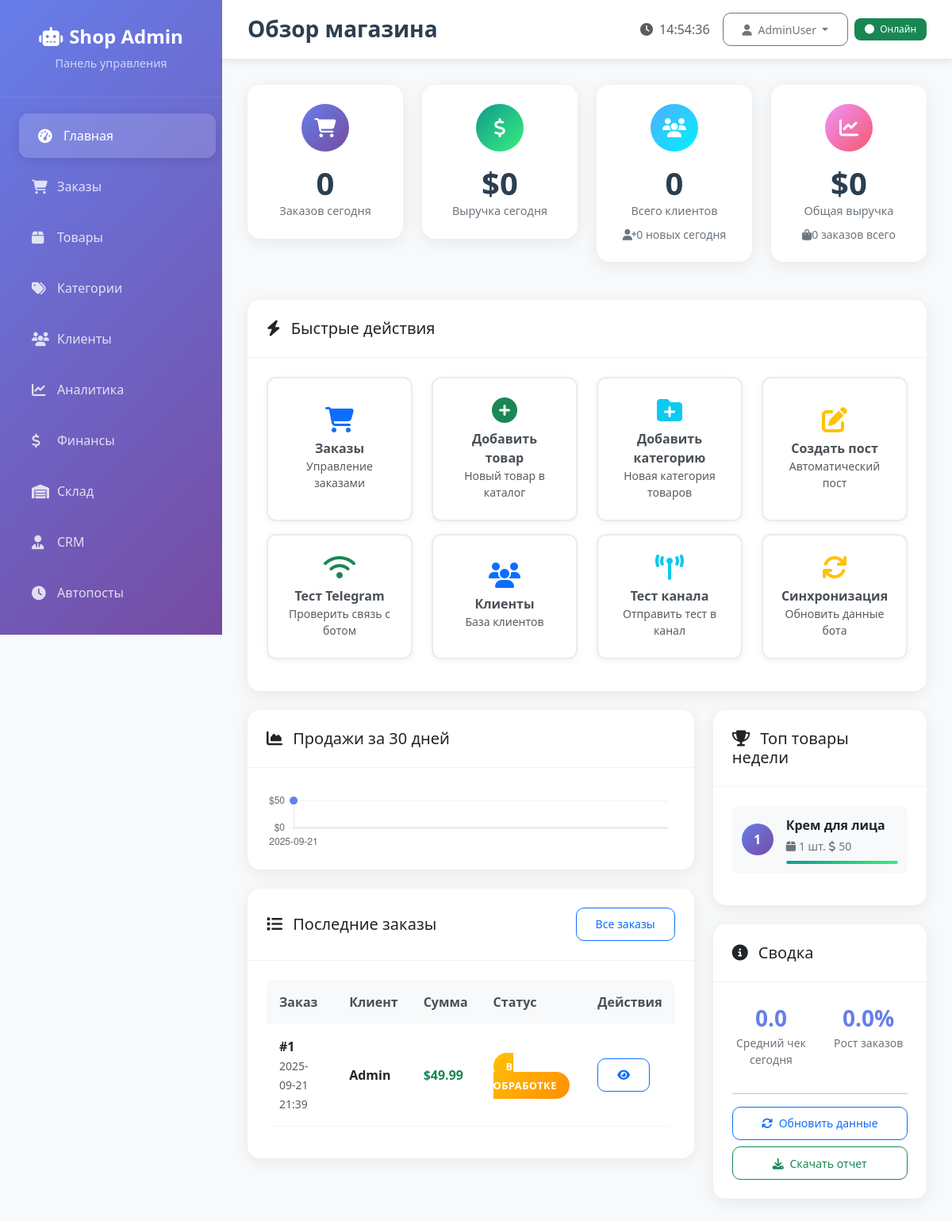
The page / (signed in) on the database its author committed.
### tables this page shows
CREATE TABLE orders (
    id INTEGER PRIMARY KEY AUTOINCREMENT,
    user_id INTEGER,
    total_amount REAL,
    status TEXT DEFAULT 'pending',
    delivery_address TEXT,
    payment_method TEXT,
    payment_status TEXT DEFAULT 'pending',
    promo_discount REAL DEFAULT 0,
    delivery_cost REAL DEFAULT 0,
    created_at TIMESTAMP DEFAULT CURRENT_TIMESTAMP,
    FOREIGN KEY (user_id) REFERENCES users (id)
);

CREATE TABLE users (
    id INTEGER PRIMARY KEY AUTOINCREMENT,
    telegram_id INTEGER UNIQUE NOT NULL,
    name TEXT NOT NULL,
    phone TEXT,
    email TEXT,
    language TEXT DEFAULT 'ru',
    is_admin INTEGER DEFAULT 0,
    created_at TIMESTAMP DEFAULT CURRENT_TIMESTAMP,
    acquisition_channel TEXT
, role TEXT);

CREATE TABLE products (
    id INTEGER PRIMARY KEY AUTOINCREMENT,
    name TEXT NOT NULL,
    description TEXT,
    price REAL NOT NULL,
    category_id INTEGER,
    subcategory_id INTEGER,
    brand TEXT,
    image_url TEXT,
    stock INTEGER DEFAULT 0,
    views INTEGER DEFAULT 0,
    sales_count INTEGER DEFAULT 0,
    is_active INTEGER DEFAULT 1,
    cost_price REAL DEFAULT 0,
    original_price REAL,
    created_at TIMESTAMP DEFAULT CURRENT_TIMESTAMP,
    updated_at TIMESTAMP DEFAULT CURRENT_TIMESTAMP,
    FOREIGN KEY (category_id) REFERENCES categories (id),
    FOREIGN KEY (subcategory_id) REFERENCES subcategories (id)
);

### web_admin/app.py (the view)
    def decorated_function(*args, **kwargs):
        if not session.get('logged_in'):
            return redirect(url_for('login'))
        return f(*args, **kwargs)

### web_admin/templates/dashboard.html (shortened to what this page needs)
{% extends "base.html" %}
{% block page_title %}Обзор магазина{% endblock %}
{% block content %}
<div class="row mb-4">
    <div class="col-xl-3 col-md-6 mb-4">
        <div class="metric-card stat-card orders-today">
            <div class="metric-icon">
                <i class="fas fa-shopping-cart"></i>
            </div>
            <div class="metric-content">
                <h2 class="metric-number">{{ today_stats[0] }}</h2>
                <p class="metric-label">Заказов сегодня</p>
            </div>
        </div>
    </div>
    <div class="col-xl-3 col-md-6 mb-4">
        <div class="metric-card stat-card-success revenue-today">
            <div class="metric-icon">
                <i class="fas fa-dollar-sign"></i>
            </div>
            <div class="metric-content">
                <h2 class="metric-number">${{ "%.0f"|format(today_stats[1]) }}</h2>
                <p class="metric-label">Выручка сегодня</p>
            </div>
        </div>
    </div>
    <div class="col-xl-3 col-md-6 mb-4">
        <div class="metric-card stat-card-info total-customers">
            <div class="metric-icon">
                <i class="fas fa-users"></i>
            </div>
            <div class="metric-content">
                <h2 class="metric-number">{{ total_stats[0] }}</h2>
                <p class="metric-label">Всего клиентов</p>
                <small class="metric-change">
                    <i class="fas fa-user-plus"></i>{{ today_stats[2] }} новых сегодня
                </small>
            </div>
        </div>
    </div>
    <div class="col-xl-3 col-md-6 mb-4">
        <div class="metric-card stat-card-warning total-revenue">
            <div class="metric-icon">
                <i class="fas fa-chart-line"></i>
            </div>
            <div class="metric-content">
                <h2 class="metric-number">${{ "%.0f"|format(total_stats[2]) }}</h2>
                <p class="metric-label">Общая выручка</p>
                <small class="metric-change">
                    <i class="fas fa-shopping-bag"></i>{{ total_stats[1] }} заказов всего
                </small>
            </div>
        </div>
    </div>
</div>
<div class="row mb-4">
    <div class="col-12">
        <div class="card">
            <div class="card-header">
                <h5 class="mb-0">
                    <i class="fas fa-bolt me-2"></i>
                    Быстрые действия
                </h5>
            </div>
            <div class="card-body">
                <div class="row">
                    <div class="col-lg-3 col-md-6 mb-3">
                        <div class="quick-action-btn" onclick="window.location.href='{{ url_for('orders') }}'">
                            <i class="fas fa-shopping-cart fa-2x mb-2 text-primary"></i>
                            <div class="fw-bold">Заказы</div>
                            <small class="text-muted">Управление заказами</small>
                        </div>
                    </div>
                    <div class="col-lg-3 col-md-6 mb-3">
                        <div class="quick-action-btn" onclick="window.location.href='{{ url_for('add_product') }}'">
                            <i class="fas fa-plus-circle fa-2x mb-2 text-success"></i>
                            <div class="fw-bold">Добавить товар</div>
                            <small class="text-muted">Новый товар в каталог</small>
                        </div>
                    </div>
                    <div class="col-lg-3 col-md-6 mb-3">
                        <div class="quick-action-btn" onclick="window.location.href='{{ url_for('add_category') }}'">
                            <i class="fas fa-folder-plus fa-2x mb-2 text-info"></i>
                            <div class="fw-bold">Добавить категорию</div>
                            <small class="text-muted">Новая категория товаров</small>
                        </div>
                    </div>
                    <div class="col-lg-3 col-md-6 mb-3">
                        <div class="quick-action-btn" onclick="window.location.href='{{ url_for('create_post') }}'">
                            <i class="fas fa-edit fa-2x mb-2 text-warning"></i>
                            <div class="fw-bold">Создать пост</div>
                            <small class="text-muted">Автоматический пост</small>
                        </div>
                    </div>
                    <div class="col-lg-3 col-md-6 mb-3">
                        <button type="button" class="quick-action-btn" onclick="testTelegramConnection()">
                            <i class="fas fa-wifi fa-2x mb-2 text-success"></i>
                            <div class="fw-bold">Тест Telegram</div>
                            <small class="text-muted">Проверить связь с ботом</small>
                        </button>
                    </div>
                    <div class="col-lg-3 col-md-6 mb-3">
                        <div class="quick-action-btn" onclick="window.location.href='{{ url_for('customers') }}'">
                            <i class="fas fa-users fa-2x mb-2 text-primary"></i>
                            <div class="fw-bold">Клиенты</div>
                            <small class="text-muted">База клиентов</small>
                        </div>
                    </div>
                    <div class="col-lg-3 col-md-6 mb-3">
                        <button type="button" class="quick-action-btn" onclick="sendTestMessage()">
                            <i class="fas fa-broadcast-tower fa-2x mb-2 text-info"></i>
                            <div class="fw-bold">Тест канала</div>
                            <small class="text-muted">Отправить тест в канал</small>
                        </button>
                    </div>
                    <div class="col-lg-3 col-md-6 mb-3">
                        <form method="POST" action="{{ url_for('force_reload_bot') }}" style="display: inline; width: 100%;">
                            <button type="submit" class="quick-action-btn w-100"
                                    onclick="return confirm('Принудительно обновить все данные в боте?')">
                                <i class="fas fa-refresh fa-2x mb-2 text-warning"></i>
                                <div class="fw-bold">Синхронизация</div>
                                <small class="text-muted">Обновить данные бота</small>
                            </button>
                        </form>
                    </div>
                </div>
            </div>
        </div>
    </div>
</div>
<div class="row">
    <div class="col-xl-8 col-lg-7">
        <div class="card mb-4">
            <div class="card-header">
                <h5 class="mb-0">
                    <i class="fas fa-chart-area me-2"></i>
                    Продажи за 30 дней
                </h5>
            </div>
            <div class="card-body">
                <canvas id="salesChart" height="80"></canvas>
            </div>
        </div>
        <div class="card">
            <div class="card-header d-flex justify-content-between align-items-center">
                <h5 class="mb-0">
                    <i class="fas fa-list me-2"></i>
                    Последние заказы
                </h5>
                <a href="{{ url_for('orders') }}" class="btn btn-outline-primary btn-sm">
                    Все заказы
                </a>
            </div>
            <div class="card-body">
                <div class="table-responsive">
                    <table class="table table-hover">
                        <thead>
                            <tr>
                                <th>Заказ</th>
                                <th>Клиент</th>
                                <th>Сумма</th>
                                <th>Статус</th>
                                <th>Действия</th>
                            </tr>
                        </thead>
                        <tbody>
                            {% for order in recent_orders %}
                            <tr>
                                <td>
                                    <div class="fw-bold">#{{ order[0] }}</div>
                                    <small class="text-muted">{{ order[3][:16] }}</small>
                                </td>
                                <td>
                                    <div class="fw-bold">{{ order[4] }}</div>
                                </td>
                                <td>
                                    <div class="fw-bold text-success">${{ "%.2f"|format(order[1]) }}</div>
                                </td>
                                <td>
                                    <span class="status-badge status-{{ order[2] }}">
                                        {% if order[2] == 'pending' %}В обработке
                                        {% elif order[2] == 'confirmed' %}Подтвержден
                                        {% elif order[2] == 'shipped' %}Отправлен
                                        {% elif order[2] == 'delivered' %}Доставлен
                                        {% elif order[2] == 'cancelled' %}Отменен
                                        {% endif %}
                                    </span>
                                </td>
                                <td>
                                    <a href="{{ url_for('order_detail', order_id=order[0]) }}"
                                       class="btn btn-sm btn-outline-primary">
                                        <i class="fas fa-eye"></i>
                                    </a>
                                </td>
                            </tr>
                            {% endfor %}
                        </tbody>
                    </table>
                </div>
            </div>
        </div>
    </div>
    <div class="col-xl-4 col-lg-5">
        <div class="card mb-4">
            <div class="card-header">
                <h5 class="mb-0">
                    <i class="fas fa-trophy me-2"></i>
                    Топ товары недели
                </h5>
            </div>
            <div class="card-body">
                {% for product in top_products %}
                <div class="top-product-item">
                    <div class="product-rank">
                        {{ loop.index }}
                    </div>
                    <div class="product-info">
                        <div class="product-name">{{ product[0] }}</div>
                        <div class="product-stats">
                            <i class="fas fa-box"></i>{{ product[1] }} шт.
                            <i class="fas fa-dollar-sign"></i>{{ "%.0f"|format(product[2]) }}
                        </div>
                        <div class="product-progress">
                            <div class="progress-fill" data-width="{{ (product[2] / top_products[0][2] * 100) if top_products else 0 }}"></div>
                        </div>
                    </div>
                </div>
                {% endfor %}
            </div>
        </div>
        <div class="card">
            <div class="card-header">
                <h5 class="mb-0">
                    <i class="fas fa-info-circle me-2"></i>
                    Сводка
                </h5>
            </div>
            <div class="card-body">
                <div class="row text-center">
                    <div class="col-6 mb-3">
                        <div class="summary-metric">
                            <div class="summary-number">{{ "%.1f"|format((today_stats[1] / today_stats[0]) if today_stats[0] > 0 else 0) }}</div>
                            <div class="summary-label">Средний чек сегодня</div>
                        </div>
                    </div>
                    <div class="col-6 mb-3">
                        <div class="summary-metric">
                            <div class="summary-number">{{ "%.1f"|format((today_stats[0] / yesterday_stats[0] * 100) if yesterday_stats[0] > 0 else 0) }}%</div>
                            <div class="summary-label">Рост заказов</div>
                        </div>
                    </div>
                </div>
                <hr>
                <div class="d-grid gap-2">
                    <button type="button" class="btn btn-outline-primary btn-sm" onclick="refreshDashboard()">
                        <i class="fas fa-sync-alt me-1"></i>
                        Обновить данные
                    </button>
                    <a href="{{ url_for('analytics_page') }}" class="btn btn-outline-success btn-sm">
                        <i class="fas fa-download me-1"></i>
                        Скачать отчет
                    </a>
                </div>
            </div>
        </div>
    </div>
</div>
{% endblock %}

### rows shown on the page
orders: id "1", created_at "2025-09-21 21:39", name "Admin", total_amount "49.99", status "В ОБРАБОТКЕ"
products: name "Крем для лица", is_active "1", product "50", {{ (product[2] / top_products[0][2] * 100) if top_products else 0 }} 100.0 (drawn)

### other values the page prints
{{ today_stats[0] }} "0"
{{ "%.0f"|format(today_stats[1]) }} "0"
{{ total_stats[0] }} "0"
{{ today_stats[2] }} "0"
{{ "%.0f"|format(total_stats[2]) }} "0"
{{ total_stats[1] }} "0"
